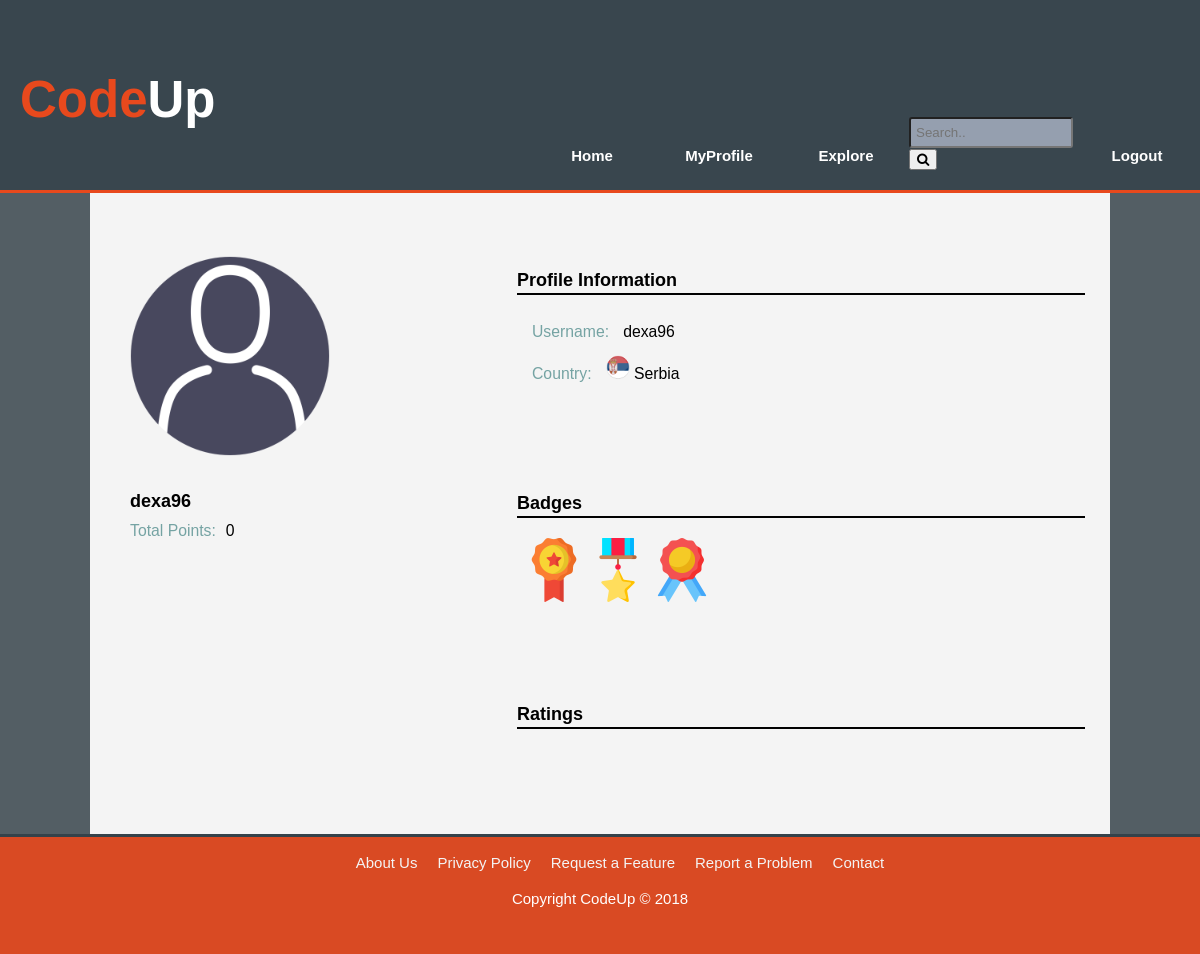
The app's page /www.codeup.com/profile.php (signed in), older data.
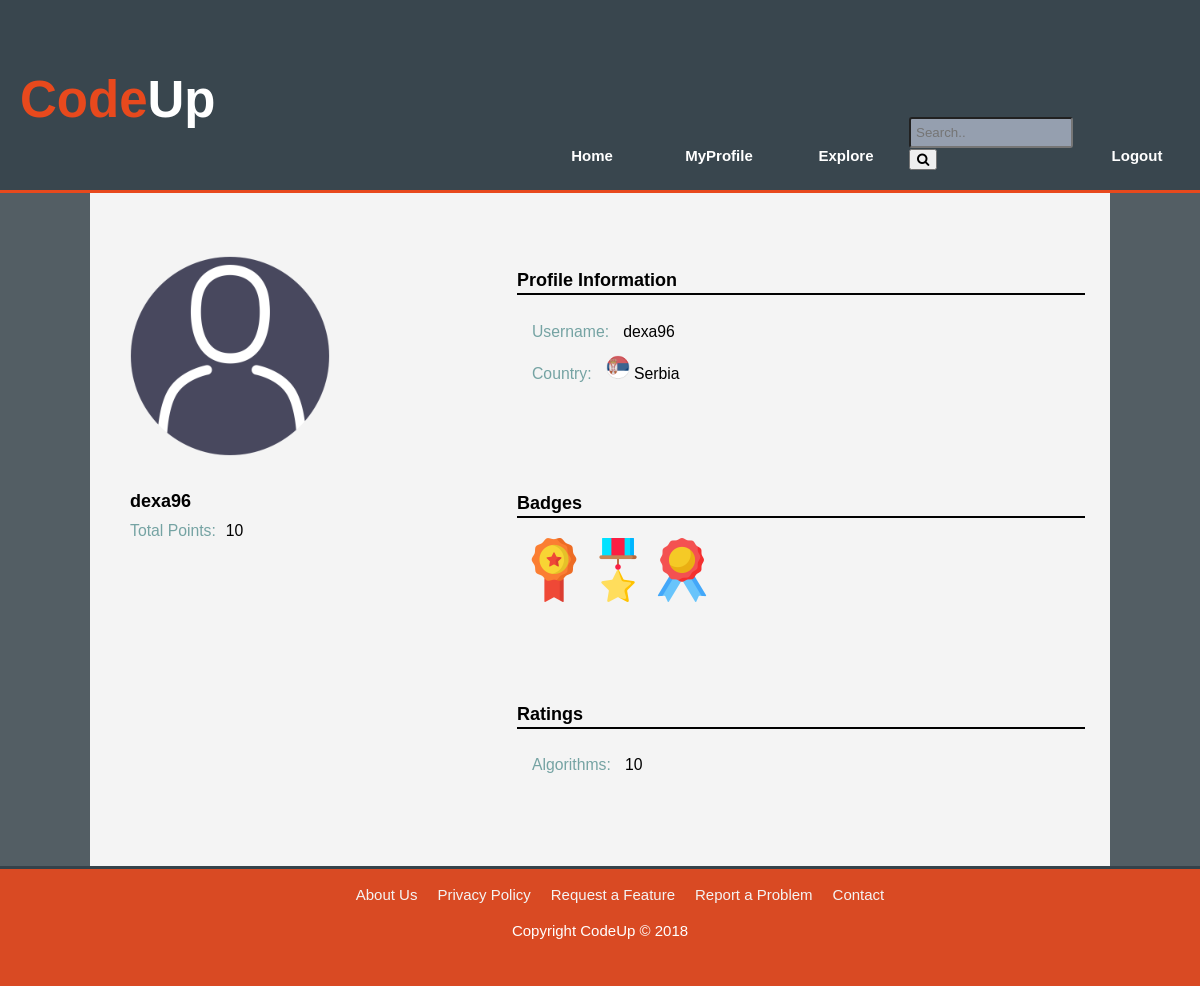
The same page, newer data.
### tables this page shows
CREATE TABLE `users` (
  `user_id` int(11) NOT NULL,
  `username` varchar(30) NOT NULL,
  `password` varchar(255) NOT NULL,
  `email` varchar(50) NOT NULL,
  `country_id` int(11) NOT NULL,
  `account_type` varchar(5) NOT NULL,
  `points` int(11) NOT NULL,
  `active` tinyint(1) NOT NULL,
  `registration_token` varchar(255) NOT NULL
);

CREATE TABLE `users_track_points` (
  `username` varchar(30) NOT NULL,
  `track_name` varchar(30) NOT NULL,
  `points` int(11) NOT NULL
);

### codeup_res/helpers.php (called while the page is built, shortened)
<?php
function render($file, $args = NULL) {
    $PATH = "../codeup_res/views/include/" . $file . ".php";
    require_once($PATH);
}
 ?>

### www.codeup.com/profile.php (called while the page is built)
<?php
require_once("../codeup_res/helpers.php");
require_once("../codeup_res/choose_controller.php");
render('header', array(
    'title' => "My Profile",
    'css' => array('css/style.css'),
    'navigation' => $controller->header_navigation()
));
$controller->user_profile();
render('footer');
?>

### codeup_res/controllers/user_controller.php (called while the page is built, shortened)
<?php
class UserController extends Controller {
    public function user_profile() {
        require_once("../codeup_res/models/account_manager.php");
        require_once("../codeup_res/models/problem_statements_storage.php");
        $username = "";
        if(isset($_GET['id'])) {
            $username = AccountManager::get_username_by_user_id($_GET['id']);
            if($username == FALSE) {
                require_once("../codeup_res/views/error404.php");
                return;
            }
        }
        else {
            $username = $_SESSION['username'];
        }
        $country_and_points = AccountManager::get_country_and_points($username);
        $country = $country_and_points['country'];
        $points = $country_and_points['points'];
        $track_points = ProblemStatementsStorage::get_users_track_points($username);
        require_once("../codeup_res/views/profile.php");
    }
}
?>

### codeup_res/models/account_manager.php (called while the page is built, shortened)
<?php
class AccountManager {
    public static function get_country_and_points($username) {
        $connection = DatabaseConnection::connection();
        $sql = "SELECT country_id, points FROM users WHERE username LIKE :username";
        $statement = $connection->prepare($sql);
        $statement->execute(['username' => $username]);
        $result = $statement->fetch();
        $country_and_points = array();
        $country_and_points['points'] = $result['points'];
        $country_id = $result['country_id'];
        $sql = "SELECT country_name FROM apps_countries WHERE country_id=:country_id";
        $statement = $connection->prepare($sql);
        $statement->execute(['country_id' => $country_id]);
        $result = $statement->fetch();
        $country_and_points['country'] = $result['country_name'];
        return $country_and_points;
    }
}
?>

### codeup_res/models/problem_statements_storage.php (called while the page is built, shortened)
<?php
class ProblemStatementsStorage {
    public static function get_users_track_points($username) {
        $connection = DatabaseConnection::connection();
        $sql = "SELECT track_name, points FROM users_track_points WHERE username=:username";
        $statement = $connection->prepare($sql);
        $statement->execute(['username' => $username]);
        $results = $statement->fetchAll();
        $track_points = array();
        foreach ($results as $result) {
            $track_points[$result['track_name']] = $result['points'];
        }
        return $track_points;
    }
}
?>

### codeup_res/views/profile.php (the view)
<div class="profile-page">
    <div class="profile-info">
        <img src="../codeup_res/profile_pics/default.png" class="profile-pic" alt="Profile Picture">
        <h3 class="username"><?php echo $username ?></h3>
        <p class="points"><span class="field-name">Total Points:</span><span class="field-value"><?php echo $points ?></span></p>
    </div>
    <div class="achievements">
        <div class="section personal-info">
            <p class="section-title">Profile Information</p>
            <div class="section-content flex-col-nowrap">
                <p>
                    <span class="field-name">Username:</span>
                    <span class="field-value"><?php echo $username?></span>
                </p>
                <p>
                    <span class="field-name">Country:</span>
                    <span class="field-value">
                        <?php echo '<img src="../codeup_res/flags/' . $country . '.png" class="country-flag" alt="country">' ?>
                        <?php echo $country ?>
                    </span>
                </p>
            </div>
        </div>
        <div class="section badges">
            <p class="section-title">Badges</p>
            <div class="section-content flex-row-wrap">
             <img src="../codeup_res/badge-icons/001-badge-2.png" class="badge" alt="badge">
             <img src="../codeup_res/badge-icons/002-medal-11.png" class="badge" alt="badge">
             <img src="../codeup_res/badge-icons/003-badge-1.png" class="badge" alt="badge">
            </div>
        </div>
        <div class="section ratings">
            <p class="section-title">Ratings</p>
         <div class="section-content flex-col-nowrap">
             <?php
                 foreach ($track_points as $track_name => $points) {
                     echo '<p class="rating"> <span class="field-name">' . $track_name . ':</span> <span class="field-value">' . $points . '</span> </p>';
                 }
             ?>
         </div>
        </div>
    </div>
</div>

### codeup_res/views/include/header.php (shortened to what this page needs)
<!DOCTYPE html>
<html lang="en" dir="ltr">
    <head>
        <?php
        foreach($css as $style) {
            echo '<link rel="stylesheet" href="../codeup_res/views/'. $style . '" />';
        };
        echo '
        <link rel="stylesheet"
        href="https://cdnjs.cloudflare.com/ajax/libs/font-awesome/4.7.0/css/font-awesome.min.css">
        ';
        ?>
    </head>
    <body>
      <div class="site">
        <header class="full-width">
          <div id="logo">
            <h1><span class="highlight">Code</span>Up</h1>
          </div>
          <nav class="main-nav">
            <ul>
                <?php foreach($navigation as $nav_item => $navigation_url) {
                    if ($nav_item == "Search"){
                        echo
                        '
                        <form action="search">
                          <input type="text" class="search-bar" placeholder="Search.." name="search">
                            <button type="search-button">
                                <i class="fa fa-search"></i>
                            </button>
                        </form>
                        ';
                    }
                    else {
                        echo "
                        <li class='custom-button button-basic'>
                            <a href='$navigation_url'>$nav_item</a>
                        </li>
                        ";
                    }
                }
                ?>
            </ul>
          </nav>
        </header>

### codeup_res/views/include/footer.php
        <footer>
            <nav class="footer-nav full-width">
              <ul>
                <li class="link"> <a href="#">About Us</a> </li>
                <li class="link"> <a href="privacy_policy">Privacy Policy</a> </li>
                <li class="link"> <a href="support">Request a Feature</a> </li>
                <li class="link"> <a href="support">Report a Problem</a> </li>
                <li class="link"> <a href="#">Contact</a> </li>
              </ul>
            </nav>
            <p>Copyright CodeUp &copy; 2018</p>
        </footer>
    </body>
</html>

### codeup_res/views/css/style.css (style rules this page uses)
:root { --global-font : 15px/1.4 Arial, Helvetica, sans-serif; --custom-dark-grey: #35424a; --custom-dark-grey-w-opacity: rgba(53, 66, 74, 0.85); --custom-light-grey: #f4f4f4; --custom-orange: #e8491d; --custom-orange-w-opacity: rgba(232, 73, 28, 0.9); --custom-blue: #7da4db; --button-blue: #669999; --button-blue-hover: #527a7a; --input-field-color: #d8dedf; --input-font-color: #67757e; --input-field-hover: #e3e6e8; --form-bg: #eceeef; --form-radius: 25px; --bg-color: var(--custom-dark-grey-w-opacity); --header-bg-color: var(--custom-dark-grey-w-opacity); --header-font-color: #ffffff; --header-border: var(--custom-orange) 3px solid; --footer-bg-color: var(--custom-orange); --footer-font-color: #ffffff; --footer-border: var(--custom-dark-grey) 3px solid; }
html { font: 15px/1.4 Arial, Helvetica, sans-serif; }
body { padding: 0; margin: 0; background: var(--bg-color); margin-left: 10px; margin-right:10px; }
.flex-row-wrap { display: flex; flex-direction: row; flex-wrap: wrap; }
.flex-col-nowrap { display: flex; flex-direction: column; flex-wrap: nowrap; }
.search-bar { background-color: #959faf; border-radius: 3px; min-height: 17px; max-width: 150px; padding: 5px 5px; }
.profile-page { width: 100%; max-width: 1000px; display: grid; grid-gap: 20px; margin: 0px auto; padding: 30px 10px; background: var(--custom-light-grey); }
.profile-info { grid-column: 1 / span 1; display: flex; flex-direction: column; flex-wrap: nowrap; padding: 30px 20px; }
.profile-info > * { margin: 3px 10px; }
.profile-info > h3 { font-size: 1.2em; }
.profile-pic { width: 80%; max-width: 200px; margin-bottom: 30px; }
.achievements { grid-column: 2/ span 3; display: flex; flex-flow: column; flex-wrap: nowrap; }
.achievements > .section { margin: 20px 0px; padding: 20px 10px; border-radius: 15px; }
.section-title { font-size: 1.2em; font-weight: bold; border-bottom: 2px solid black; margin: 5px 5px; }
.section-content { padding: 15px 10px; }
.badge { width: 64px; }
.ratings .rating { margin: 2px 5px; }
.section-content p { margin: 3px 5px; padding: 3px 5px; }
.profile-page .field-name { font-size: 1.05em; color: #75a3a3; }
.profile-page .field-value { padding-left: 10px; font-size: 1.05em; }
.personal-info .country-flag { width: 24px; }
a { text-decoration: none; }
ul { list-style: none; }
.custom-button { margin: 0; padding: 4px 3px 4px 4px; text-align: center; min-width: 80px; max-width: 200px; border-radius: 6px; }
header { background: var(--header-bg-color); color: #ffffff; border-bottom: var(--header-border); font-weight: bold; overflow: hidden; padding-top: 30px; min-height: 70px; }
header div#logo { font-size: 1.7em; padding-bottom: 20px; margin-left: 20px; }
header div#logo .highlight { color: var(--custom-orange); }
header .main-nav ul { margin-bottom: 20px; }
header .main-nav ul li { font-size: 1em; margin-left: 20px; margin-right: 20px; }
header .main-nav ul li a { color: #ffffff; }
footer { background: var(--custom-orange-w-opacity); color: #ffffff; border-top: var(--custom-dark-grey) 3px solid; padding-bottom: 30px; margin-bottom: 0px; min-height: 70px; }
footer .footer-nav ul { list-style: none; align-content: center; }
footer .footer-nav ul li a { color: var(--custom-light-grey); }
footer p { text-align: center; }
body { margin: 0; }
header { display: flex; flex-direction: row ; }
header div#logo { flex-basis: 40%; }
header nav { flex-basis: 60%; align-self: flex-end; }
header nav ul { display: flex; flex-flow: row; justify-content: flex-end; align-items: flex-end; }
footer .footer-nav ul { display: flex; flex-flow: row; justify-content: center; align-content: space-between; }
footer .footer-nav ul li { margin-left: 10px; margin-right: 10px; }

Row changes from the older to the newer data that the page shows:
changed users "Serbia": country "0" → "10"
added users_track_points: track_name "Algorithms", track_name "10"
